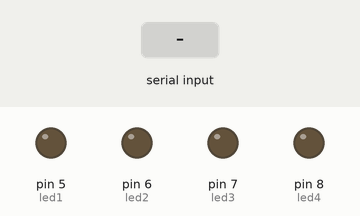
The sketch below on a simulated Arduino Uno, built with avr-gcc and run on an emulated ATmega328P. On the bench: output pins drawn as LEDs (lit = HIGH). The inputs (shaded band) are chosen by the test bench.

Above: at 1.2 s.
1.3 s: "90,45\n" received over Serial
At 1.7 s:
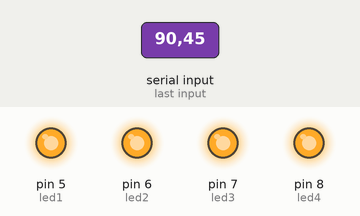
Timing chart, 0 to 4.3 s (numbered marks = the images above; inputs shaded):
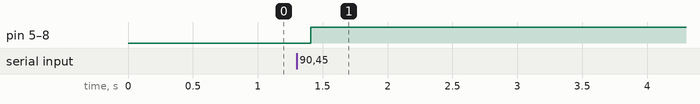

The sketch:

P10_Control_led_V2.ino
```cpp
int led1 =5;
int led2= 6;
int led3= 7;
int led4= 8;
void setup() {
  // put your setup code here, to run once:
  pinMode(led1,OUTPUT);
  pinMode(led2,OUTPUT);
  pinMode(led3,OUTPUT);
  pinMode(led4,OUTPUT);
  Serial.begin(9600);
  Serial.setTimeout(10);

}
int v ;

void loop() {
  // put your main code here, to run repeatedly:
  if(Serial.available()>0){
    v=Serial.readString().toInt();
    digitalWrite(led1,v);
    digitalWrite(led2,v);
    digitalWrite(led3,v);
    digitalWrite(led4,v);

  }
  delay(100);


}
```

Measured:
- after the input at 1.3 s, pin 5 (led1), pin 6 (led2), pin 7 (led3), pin 8 (led4): LOW → HIGH after 0.11 s
